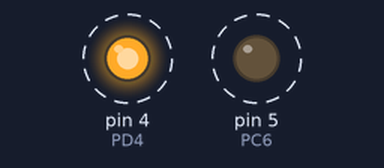
Bench run of a sketch on a simulated Arduino Leonardo, built with avr-gcc and run on an emulated ATmega32U4. Parts: output pins drawn as LEDs (lit = HIGH). Dashed ring = blinking.

Above: at 0.2 s.
Timing chart, 0 to 3.0 s (numbered marks = the images above):
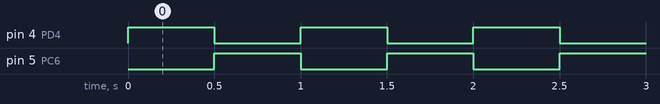

Measured:
- by itself, pin 4 (PD4), pin 5 (PC6): alternates HIGH for 0.50 s and LOW for 0.50 s

The sketch:

BlinkLED.ino
```cpp
#include <Arduino.h>
#include <avr/power.h>

#define PF0   A5
#define PF1   A4
#define PF4   A3
#define PF5   A2
#define PF6   A1
#define PF7   A0

#define PC7   13
#define PC6   5   // RED LED
#define PB6   10
#define PB5   9
#define PB4   8
#define PD7   6
#define PD6   12
#define PD4   4   // GREEN LED

#define PD5   NotMappedPort_PD5   // Not Mapped on Leonardo Board
#define PD3   1   // TX
#define PD2   0   // RX
#define PD1   2
#define PD0   3
#define PB7   11

#define PB3   NotMappedPort_PB3   // MISO -> Not Mapped on Leonardo Board
#define PB2   NotMappedPort_PB2   // MOSI -> Not Mapped on Leonardo Board
#define PB1   NotMappedPort_PB1   // SCK -> Not Mapped on Leonardo Board
#define PB0   NotMappedPort_PB0   // SS -> Not Mapped on Leonardo Board
#define PE6   7

#define SLEEP_TIME  500

void setup() {
  if(F_CPU == 16000000) clock_prescale_set(clock_div_1);

  pinMode(PD4, OUTPUT);
  pinMode(PC6, OUTPUT);
}

void loop() {
  // put your main code here, to run repeatedly:
  digitalWrite(PD4, HIGH);
  digitalWrite(PC6, LOW);
  delay(SLEEP_TIME);
  digitalWrite(PD4, LOW);
  digitalWrite(PC6, HIGH);
  delay(SLEEP_TIME);
}
```
